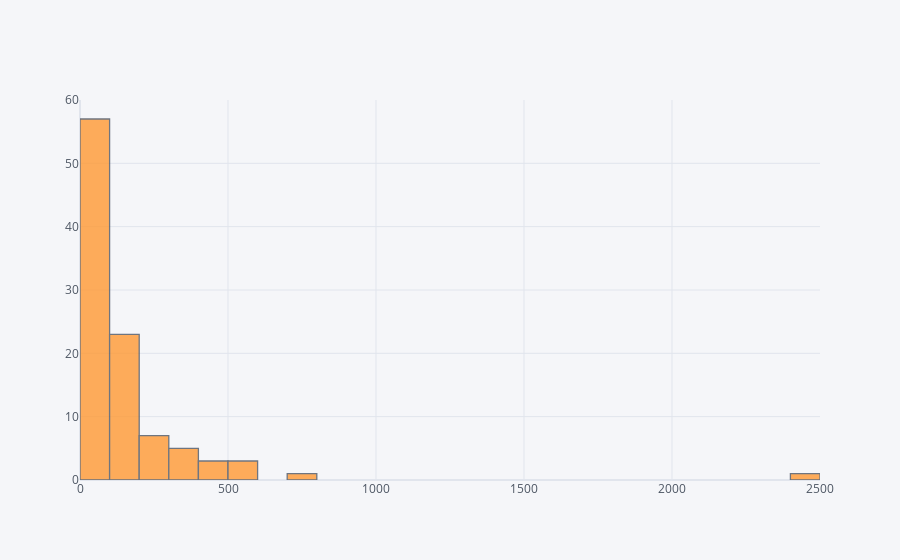

Here is the notebook cell this chart was saved with:
### Code cell
data['TransactionAmt'].iplot(kind='hist')

### Figure 1 — Plotly figure (JSON) as saved in the notebook; plotly's stock layout.template omitted (floating-point values rounded to 4 significant figures)
{"data": [{"histfunc": "count", "histnorm": "", "marker": {"color": "rgba(255, 153, 51, 1.0)", "line": {"color": "#4D5663", "width": 1.3}}, "name": "TransactionAmt", "opacity": 0.8, "orientation": "v", "type": "histogram", "x": [68.5, 29, 59, 50, 50, 49, 159, 422.5, 15, 117, 75.89, 16.5, 50, 40, 10.5, 57.95, 30, 100, 47.95, 186, 39, 159.9, 50, 108.0, 73.95, 108.0, 184, 47.95, 20, 36.99, 35, 363.9, 200, 40, 108.0, 108.0, 77, 21.95, 25, 39.95, 75.89, 774, 117, 49, 39.5, 36.95, 49, 15, 42.29, 3.595, 117, 226, 117, 130.9, 34, 210.9, 500, 50, 380.2, 35.95, 2454, 58.95, 200, 80, 250, 115.0, 300, 445, 3.081, 20, 100, 59, 6.767, 554, 27.79, 68.5, 36.95, 280, 300, 28.7, 60, 105.0, 280, 411.9, 125.7, 42.6, 44.5, 88.95, 140, 318.9, 77.82, 107, 117, 50, 527, 59, 108.5, 21.5, 159, 75]}], "layout": {"barmode": "overlay", "legend": {"bgcolor": "#F5F6F9", "font": {"color": "#4D5663"}}, "paper_bgcolor": "#F5F6F9", "plot_bgcolor": "#F5F6F9", "title": {"font": {"color": "#4D5663"}}, "xaxis": {"gridcolor": "#E1E5ED", "showgrid": true, "tickfont": {"color": "#4D5663"}, "title": {"font": {"color": "#4D5663"}, "text": ""}, "zerolinecolor": "#E1E5ED"}, "yaxis": {"gridcolor": "#E1E5ED", "showgrid": true, "tickfont": {"color": "#4D5663"}, "title": {"font": {"color": "#4D5663"}, "text": ""}, "zerolinecolor": "#E1E5ED"}}}
